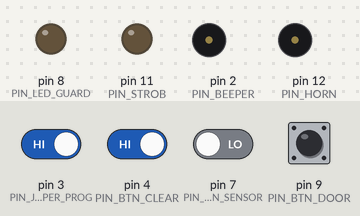
Recording of a sketch running on a simulated Arduino Uno, built with avr-gcc and run on an emulated ATmega328P. Parts: output pins drawn as LEDs (lit = HIGH), buzzer (waves = sounding, pin HIGH). Inputs (shaded band) come from the test bench; at power-on: pin 3 (PIN_JAMPER_PROG), pin 4 (PIN_BTN_CLEAR), pin 9 (PIN_BTN_DOOR) HIGH, pin 7 (PIN_MOTION_SENSOR) LOW. EEPROM starts erased.

Above: at 0.9 s.
2.5 s: pin 3 (PIN_JAMPER_PROG) driven LOW and pin 4 (PIN_BTN_CLEAR) driven LOW
At 6.0 s:
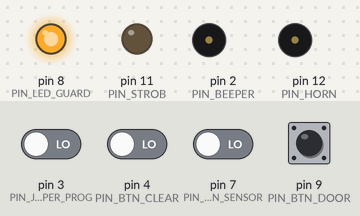
6.1 s: pin 3 (PIN_JAMPER_PROG) driven HIGH
At 8.1 s:
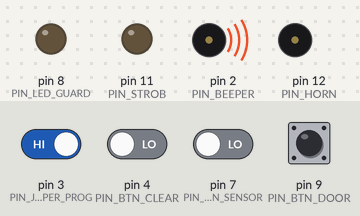
9.0 s: pin 3 (PIN_JAMPER_PROG) driven LOW
At 15.1 s:
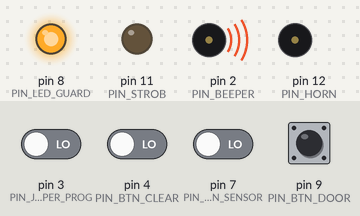
Timing chart, 0 to 18.6 s (numbered marks = the images above; inputs shaded):
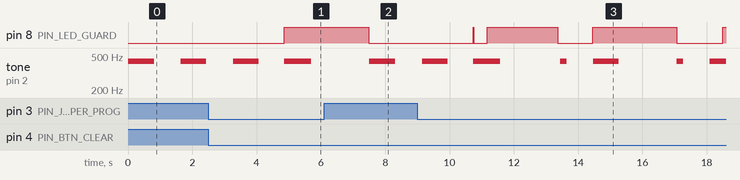

Measured:
- after the input at 2.5 s, pin 8 (PIN_LED_GUARD): LOW → HIGH after 2.4 s
- after the input at 6.1 s, pin 8 (PIN_LED_GUARD): goes on until 7.5 s, then stays LOW
- after the input at 9.0 s, pin 8 (PIN_LED_GUARD): goes HIGH 0.01 s, LOW 0.41 s, HIGH 2.2 s, LOW 1.1 s, HIGH 2.6 s, LOW 1.4 s, then HIGH, starting after 1.7 s
- by itself, tone on pin 2 (PIN_BEEPER): repeats every 3.7 s: silent 0.80 s, 432 Hz 0.83 s, silent 1.9 s, 432 Hz 0.20 s

The sketch:

garage_skud_alarm.ino
```cpp
#include "GyverButton.h"
#include "TimerMs.h"
#include "OneWire.h"
#include "EEPROM.h"

#define PIN_HORN 12          // пин для подключения реле сигнала(в случае тревоги включено постоянно)
#define PIN_STROB 11         // пин для подключения реле стробоскопа(в случае тревоги мигает)
#define PIN_BTN_GUARD 10     // пин кнопки постановки снятия/охраны
#define PIN_BTN_DOOR 9       // пин концевика двери(NO)
#define PIN_MOTION_SENSOR 7  // пин датчика движения
#define PIN_LED_GUARD 8      // пин светодиода охраны
#define PIN_JAMPER_PROG 3    // пин джампера режима программирования
#define PIN_BEEPER 2         // пин пищалки
#define PIN_BTN_CLEAR 4      // пин кнопки сброса

#define DELAY_GUARD 10*1000         // Задержка установки на охрану (мс)
#define DELAY_SHORT 200             // Короткая задержка
#define DELAY_LONG 1000             // Длинная задержка
#define DELAY_ALARM 3*1000          // Задержка сработки тревоги
#define DELAY_BTN_CLEAR_HOLD 3*1000 // Время для сработки зажима кнопки сброса
#define BASE_ALARM_TIME_MS 10*1000  // Базовое работы тревоги

#define MAX_KEYS_COUNT 10      //Максимальное количестко ключей iButton в EEPROM
#define KEY_LENGTH 8           //Длина ключа

#define countTimerAlarmRestartes 6*10 //т.к не получается запустить таймер на длительное время,
                                      //принято решение работать по схеме таймер на 10сек(BASE_ALARM_TIME_MS) перезапускается указанное количество раз
                                      //таким обзаром можно подобрать время работы. 6 раз = 1мин

int currentCountAlarmTimer = 0;

GButton motionSens(PIN_MOTION_SENSOR, LOW_PULL);          //Датчик движения
GButton doorSens(PIN_BTN_DOOR);                           //Концевик двери
GButton jamperProg(PIN_JAMPER_PROG);                      //Джампер режима программирования
GButton btnClear(PIN_BTN_CLEAR);                          //Кнопка сброса

OneWire iButton(PIN_BTN_GUARD);         //Считыватель iButton

TimerMs tmrSens(DELAY_LONG, 1, 0);
TimerMs tmrStrob(50, 1, 0);
TimerMs tmrStrobDelay(1200, 1, 0);
TimerMs tmrProgState(250, 1, 0);
TimerMs tmrAlarm(BASE_ALARM_TIME_MS, 0, 1);

boolean strobState = false;
boolean strobDelayState = false;
boolean strobProgram = false;

byte savedKeys[MAX_KEYS_COUNT][KEY_LENGTH];
byte readedKey[KEY_LENGTH];
byte nulls[KEY_LENGTH] = {NULL, NULL, NULL, NULL, NULL, NULL, NULL, NULL};

enum {
  WAIT,    //ожидание(снят с охраны)
  GUARD,   // На охране
  ALARM,   // Тревога
  PROGRAM // Программирование(добавление ключа)
  } states;

void setup() {
  Serial.begin(9600);
  while (!Serial);
  pinMode(PIN_LED_GUARD, OUTPUT);
  pinMode(PIN_HORN, OUTPUT);
  pinMode(PIN_STROB, OUTPUT);
  pinMode(PIN_BEEPER, OUTPUT);
  pinMode(PIN_MOTION_SENSOR, INPUT);
  btnClear.setTimeout(DELAY_BTN_CLEAR_HOLD);
  readSavedKeys();
  states = WAIT;
  tmrAlarm.setTimerMode();
}

void loop() {
  btnTicks();
  checkProgrammingState();
  process();
}

//Вывод в консоль считанного ключа для отладки
void printKey(byte key[KEY_LENGTH]) {
  Serial.println();
  Serial.print("key:");
  Serial.println();
  for (int j=0; j < KEY_LENGTH; j++) {
    Serial.print(key[j], HEX);
    Serial.print(" ");
  }
  Serial.println();
  Serial.print("________________");
  Serial.println();
}

//Сохранение ключа в eeprom
void putEEPROM(int adr, byte key[KEY_LENGTH]) {
  for (int i = 0; i < KEY_LENGTH; i++) {
     EEPROM.put(adr, key);
  }
}

//чтение сохраненных ключей
void readSavedKeys() {
  for (int i = 0; i < MAX_KEYS_COUNT; i++){
    EEPROM.get(KEY_LENGTH * i, savedKeys[i]);
  }
}

//Пищалка
void ton(){
  tone(PIN_BEEPER, 432, DELAY_SHORT);
}

//Вывод в консоль сохраненных ключей, для отладки
void printKeys(){
  Serial.print("saved_keys:");
  Serial.println();
  for (int i=0; i < MAX_KEYS_COUNT; i++){
    for (int j=0; j < KEY_LENGTH; j++){
      Serial.print(savedKeys[i][j], HEX);
      Serial.print(" ");
    }
    Serial.println();
  }
  Serial.print("________________");
  Serial.println();
}

//Вывод в консоль считанного ключа для отладки
void printCurr() {
  Serial.print("readed_key:");
  Serial.println();
  for (int j=0; j < KEY_LENGTH; j++) {
    Serial.print(readedKey[j], HEX);
    Serial.print(" ");
  }
  Serial.println();
  Serial.print("________________");

}

//чтение ключа ibutton
void readKey() {
  if (readedKey[0] == NULL) {
      byte i;
      byte present = 0;
      byte data[12];

      if (!iButton.search(readedKey)) {
          iButton.reset_search();
          return;
      }

      if ( OneWire::crc8(readedKey, 7) != readedKey[7]) {
          ton();
          delay(DELAY_SHORT);
          ton();
          delay(DELAY_SHORT);
          ton();
          return;
      }

      if ( readedKey[0] != 0x01) {
          ton();
          delay(DELAY_SHORT);
          ton();
          delay(DELAY_SHORT);
          ton();
          return;
      }
      iButton.reset();

  }
}

//Сравнение двух массивов
boolean checkEqualsArrs(byte arrayFirst[KEY_LENGTH], byte arraySecond[KEY_LENGTH]) {
    for (int i = 0; i < KEY_LENGTH; i++){
      if (arrayFirst[i] != arraySecond[i]) return false;
    }
    return true;
}

//Проверяет есть ли считанный ключ в памяти
boolean keyAlreadyInMemory(byte arrayFirst[KEY_LENGTH]) {
  for (int i=0; i < MAX_KEYS_COUNT; i++) {
    if (checkEqualsArrs(arrayFirst, savedKeys[i])){
      return true;
    }
  }
  return false;
}

//Сохранение ключа в EEPROM
void saveKey() {
  lightLed(true);
  int last = lastSavedKey();
  if (last < MAX_KEYS_COUNT) {
    if (!keyAlreadyInMemory(readedKey)) putEEPROM(KEY_LENGTH * last, readedKey);
    ton();
    readSavedKeys();
  } else {
    ton();
    delay(DELAY_SHORT);
    ton();
  }

  delay(DELAY_LONG*2);
  readedKey[0] = NULL;
  lightLed(false);
}

//Системные вызовы для обработки кнопок/датчиков
void btnTicks() {
  motionSens.tick();
  doorSens.tick();
  jamperProg.tick();
  btnClear.tick();
}

//Определяет позицию последнего сохраненного ключа
int lastSavedKey() {
  for (int i=0; i < MAX_KEYS_COUNT; i++) {
    if (savedKeys[i][0] == NULL) return i;
  }
  return MAX_KEYS_COUNT;
}

//Проверка запуска режима программирования
void checkProgrammingState() {
  if (states == WAIT) {
    if (jamperProg.isHold()) {
      lightLed(true);
      states = PROGRAM;
      ton();
    }
  } else if (states == PROGRAM) {
    if (!jamperProg.isHold()){
      states = WAIT;
      lightLed(false);
      ton();
    } else {
      strobLightProg();
      readKey();
      if (readedKey[0] != NULL){
        saveKey();
      }
      if (btnClear.isHold()){
        clearAllKeys();
      }
    }
  }
}

//Очистка всех ключей из памяти
void clearAllKeys() {
   for (int i = 0; i < MAX_KEYS_COUNT; i++){
    putEEPROM(KEY_LENGTH * i, nulls);
  }
  memcpy(readedKey, nulls, sizeof(nulls));
  ton();
  delay(DELAY_LONG);
  readSavedKeys();
}

//Проверка постановки/снятия с охраны
void checkGuardOrWait() {
  readKey();
  if (readedKey[0] != NULL) {
      if (keyAlreadyInMemory(readedKey)) {
        ton();
        if (states == WAIT) {
          changeGuardState(true);
        } else {
          changeGuardState(false);
        }
      } else {
        ton();
        delay(DELAY_SHORT);
        ton();
        delay(DELAY_LONG);
        readedKey[0] = NULL;
      }
  }
}

//Рабочий процесс
void process() {
  checkGuardOrWait();
  if (states == WAIT) {
    lightLed(false);
  } else if (states == GUARD) {
    lightLed(true);
    checkSensors();
  } else if (states == ALARM) {
    alarm();
  }
}

//Постановка/снятие с охраны
void changeGuardState(boolean toGuard) {
  if (toGuard) {
    delay(DELAY_GUARD);
    digitalWrite(PIN_STROB, HIGH);
    delay(DELAY_SHORT);
    digitalWrite(PIN_STROB, LOW);
    states = GUARD;
  } else {
    stopAlarm(false);
    delay(DELAY_LONG);
    states = WAIT;
  }
  readedKey[0] = NULL;
}

//Запуск тревоги
void startAlarm() {
  if (states != ALARM) {
    states = ALARM;
    delay(DELAY_ALARM);
    tmrAlarm.start();
  }

}

//Остановка тревоги и снятие с охраны
void stopAlarm(boolean toGuard) {
  if (toGuard) {
    states = GUARD;
  } else {
    states = WAIT;
  }
  currentCountAlarmTimer = 0;
  digitalWrite(PIN_HORN, LOW);
  digitalWrite(PIN_STROB, LOW);
}

//Процесс тревоги
void alarm() {
  digitalWrite(PIN_HORN, HIGH);
  strob();
  if (tmrAlarm.tick()) {
    currentCountAlarmTimer ++;
    if (currentCountAlarmTimer >= countTimerAlarmRestartes) {
      stopAlarm(true);
    } else {
      tmrAlarm.start();
    }

  }
}

//Запуск стробоскопа
void strob() {
  if (tmrStrobDelay.tick()){
    strobDelayState = !strobDelayState;
    digitalWrite(PIN_STROB, LOW);
  }
  if (tmrStrob.tick()) {
    strobState = !strobState;
    if (strobDelayState){
      if (strobState){
        digitalWrite(PIN_STROB, HIGH);
      } else {
        digitalWrite(PIN_STROB, LOW);
      }
    }
  }
}

//Проверка состояния датчиков
void checkSensors() {
  if (tmrSens.tick()) {
    // Опрос датчика движения
    if (motionSens.isHold()){
        startAlarm();
    }
    // Опрос концевика двери
    if (doorSens.isHold()){
        startAlarm();
    }
  }
}

//Включение/выключение светодиода
void lightLed(boolean light){
  if (light) {
    digitalWrite(PIN_LED_GUARD, HIGH);
  } else {
    digitalWrite(PIN_LED_GUARD, LOW);
  }
}

//Мигание светодиодом с режиме программирования
void strobLightProg() {
  if (tmrProgState.tick()){
    strobProgram = !strobProgram;
    if (strobProgram) {
      digitalWrite(PIN_LED_GUARD, HIGH);
    } else {
      digitalWrite(PIN_LED_GUARD, LOW);
    }
  }
}
```
